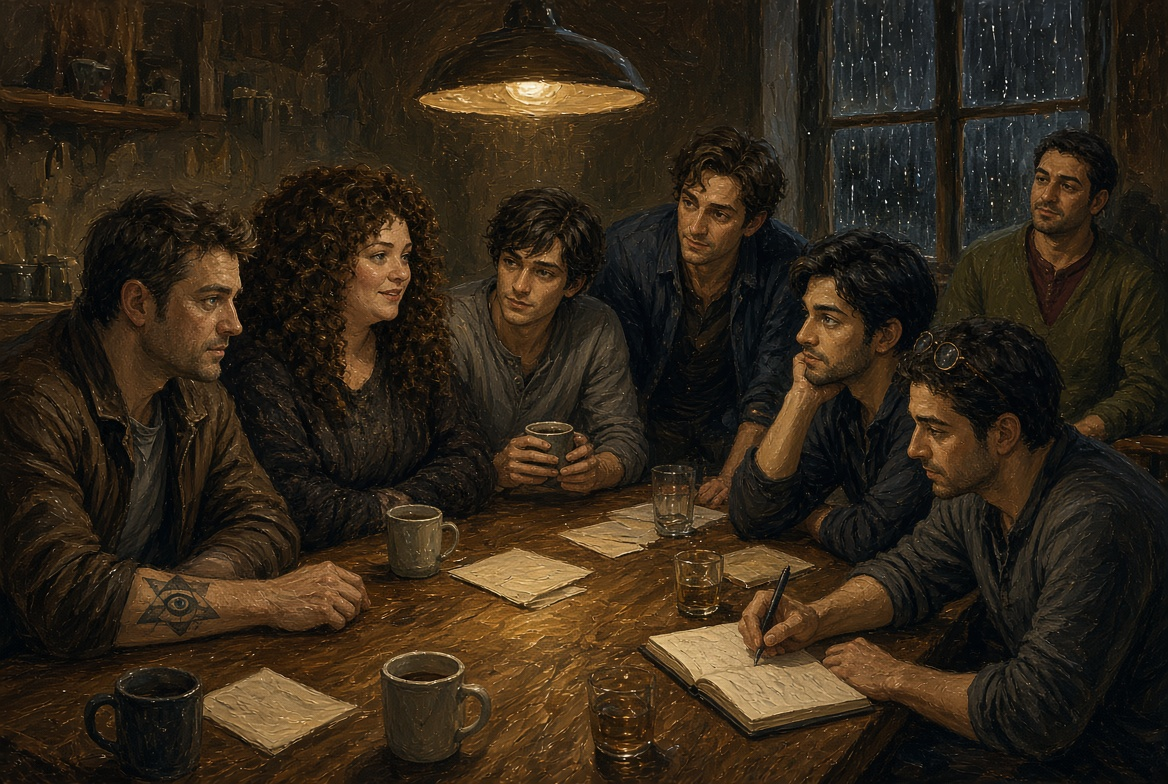
#> input picture images/MAZQL.jpg, 1168 x 784 px
$ python -i study_buddy_vision.py   (imports and definitions only)
#> lines starting #> are read from the running program, lines starting #| are printed output that depends on the picture
"""
study_buddy_vision.py — lightweight human presence detection for Study Buddy.

Replaces raw pixel-diff inactivity check with face detection + motion scoring.
Designed to be a drop-in module now, and a swap point for MiniCPM-V 4.5 (Q3-Q4).

Usage:
    from study_buddy_vision import PresenceDetector
    detector = PresenceDetector()
    result = detector.analyze(FACE_PATH)
    if not result.present:
        fire_nudge()
"""

import cv2
import numpy as np
from dataclasses import dataclass
from typing import Optional

_HAAR_FACE = cv2.data.haarcascades + "haarcascade_frontalface_default.xml"
_HAAR_BODY = cv2.data.haarcascades + "haarcascade_fullbody.xml"

# Motion score below this = person hasn't moved (inactivity candidate)
MOTION_INACTIVE_THRESHOLD = 3.0
# Motion score above this = definite movement, person is active
MOTION_ACTIVE_THRESHOLD = 8.0


@dataclass
class PresenceResult:
    present: bool           # someone detected in frame
    confidence: float       # 0.0–1.0
    face_count: int         # faces found by cascade
    largest_face_pct: float # largest face area as fraction of total frame
    motion_score: float     # mean pixel diff vs previous frame (0 = no change)
    notes: str = ""


class PresenceDetector:
    """
    Stateful presence detector. Keep one instance alive across pings so the
    previous-frame comparison stays valid between Study Buddy checks.
    """

    def __init__(self):
        self._face_cascade = cv2.CascadeClassifier(_HAAR_FACE)
        self._body_cascade = cv2.CascadeClassifier(_HAAR_BODY)
        self._prev_gray: Optional[np.ndarray] = None

    def analyze(self, image_path: str) -> PresenceResult:
        """
        Analyze a face-cam image for human presence.

        Detection priority:
          1. Face detected          → present, high confidence
          2. No face, body detected → present, medium confidence
          3. No face/body, motion   → probably present (moved out of frame)
          4. Nothing                → absent
        """
#> called with image_path = '../images/MAZQL.jpg'
        img = cv2.imread(image_path)
#> img is the input picture: shape (784, 1168, 3); mean B, G, R 24.3, 38.4, 49.8
        if img is None:
            return PresenceResult(
                present=False, confidence=0.0, face_count=0,
                largest_face_pct=0.0, motion_score=0.0,
                notes=f"Could not load: {image_path}"
            )

        gray = cv2.cvtColor(img, cv2.COLOR_BGR2GRAY)
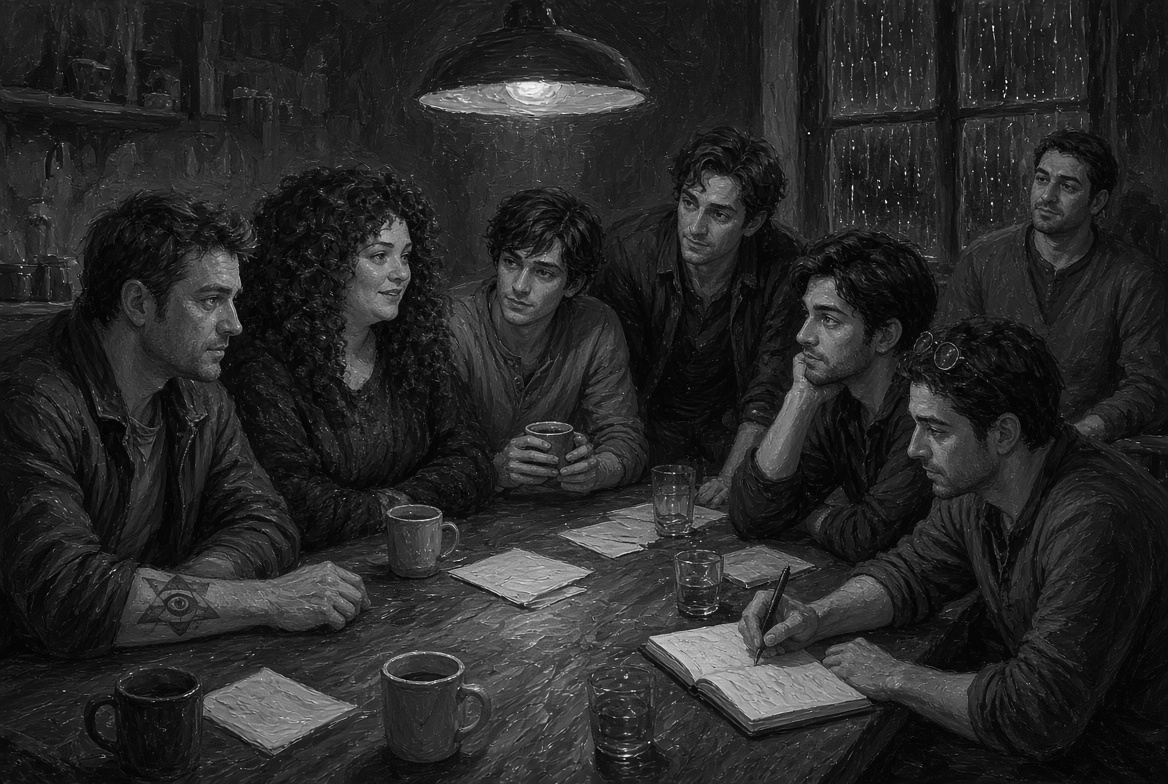
#> gray: shape (784, 1168); min 0, max 255, mean 40.2
        gray = cv2.equalizeHist(gray)  # improve detection in low light
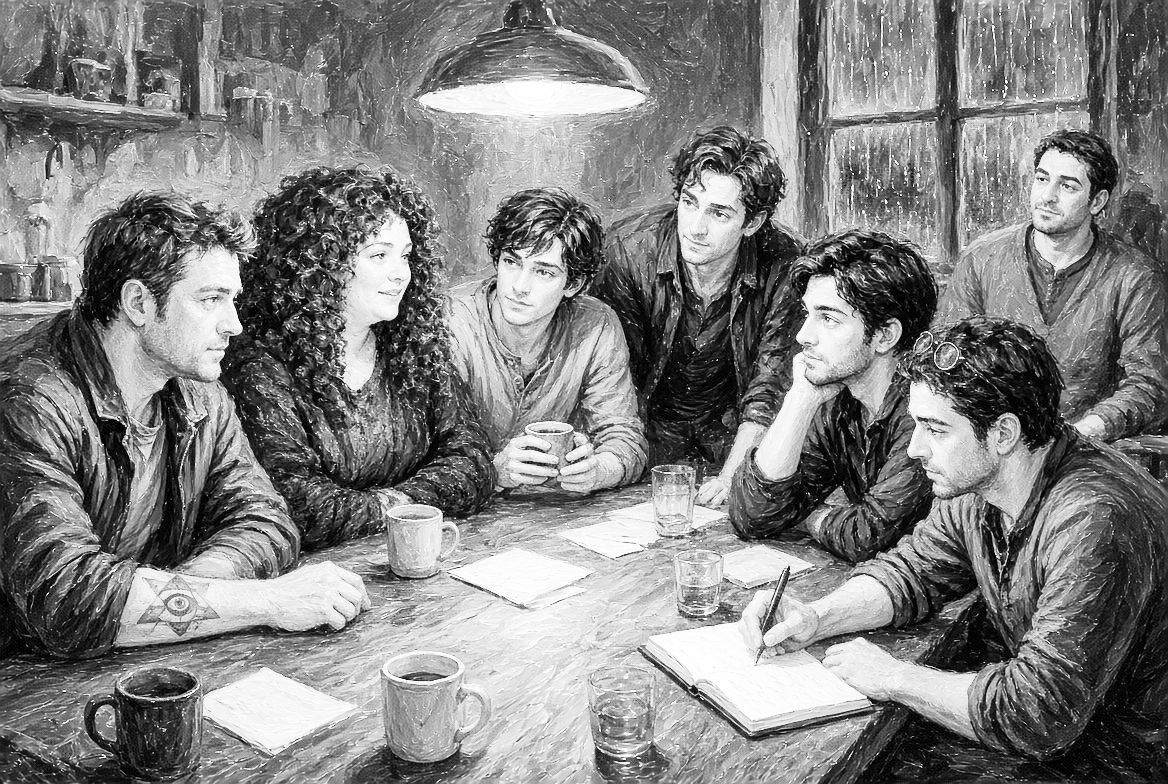
#> gray: shape (784, 1168); min 0, max 255, mean 129.2
        h, w = gray.shape
#> h = 784; w = 1168

        # Face detection
        faces = self._face_cascade.detectMultiScale(
            gray, scaleFactor=1.1, minNeighbors=5, minSize=(40, 40)
        )
#> faces = [[1017, 153, 74, 74], [355, 229, 72, 72], [665, 174, 90, 90], [482, 233, 90, 90]]
        face_count = int(len(faces))
#> face_count = 4
        largest_face_pct = 0.0
        if face_count > 0:
            areas = [int(fw) * int(fh) for (_, _, fw, fh) in faces]
#> areas = [5476, 5184, 8100, 8100]
            largest_face_pct = max(areas) / (w * h)
#> largest_face_pct = 0.00885

        # Motion score vs previous frame
        motion_score = 0.0
        if self._prev_gray is not None:
            prev = cv2.resize(self._prev_gray, (w, h))
            diff = cv2.absdiff(gray, prev)
            motion_score = float(diff.mean())
        self._prev_gray = gray.copy()

        # Presence decision tree
        if face_count > 0:
            confidence = min(1.0, 0.65 + largest_face_pct * 2.0)
#> confidence = 0.668
            present = True
            notes = f"{face_count} face(s) detected (largest {largest_face_pct*100:.1f}% of frame)"
        else:
            # Try full-body as fallback (useful when she's lying down, camera angle off)
            bodies = self._body_cascade.detectMultiScale(
                gray, scaleFactor=1.05, minNeighbors=3, minSize=(60, 120)
            )
            body_count = int(len(bodies))

            if body_count > 0:
                confidence = 0.55
                present = True
                notes = f"Body detected (no face), motion={motion_score:.1f}"
            elif motion_score > MOTION_ACTIVE_THRESHOLD:
                confidence = min(0.5, motion_score / 40.0)
                present = True
                notes = f"Motion only (score={motion_score:.1f}), no face/body in frame"
            else:
                confidence = 0.0
                present = False
                notes = f"No presence (motion={motion_score:.1f})"

        return PresenceResult(
            present=present,
            confidence=confidence,
            face_count=face_count,
            largest_face_pct=largest_face_pct,
            motion_score=motion_score,
            notes=notes,
        )

    def is_inactive(self, result: PresenceResult) -> bool:
        """
        True if someone is present but hasn't moved — inactivity candidate.
        Used to decide whether to fire a nudge.
        """
        return result.present and result.motion_score < MOTION_INACTIVE_THRESHOLD

    def reset(self):
        """Clear previous-frame memory (call after long gaps or session restart)."""
        self._prev_gray = None

>>> result = PresenceDetector().analyze('../images/MAZQL.jpg')
